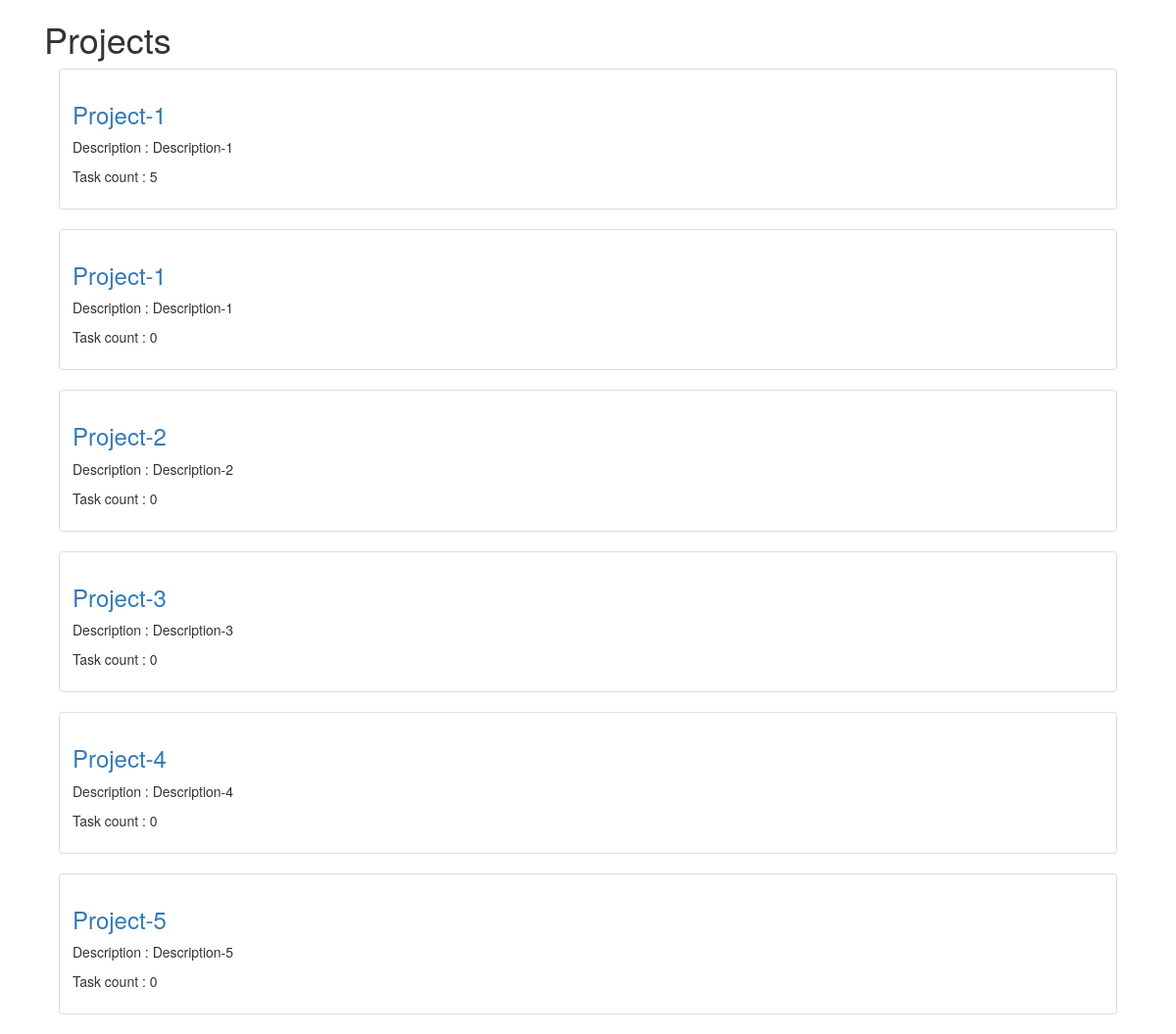
The app's page / (signed in) with its own data.
### project/models.py (models this page shows, shortened)
class Project(models.Model):
    id = models.AutoField(primary_key=True)
    name = models.CharField(max_length=75)
    description = models.TextField(blank=True, null=True)
    created_by = models.ForeignKey(
        User, related_name='user_projects',on_delete=models.CASCADE
    )
    members = models.ManyToManyField(User)
    start_date = models.DateField()
    end_date = models.DateField(blank=True, null=True)
    created_date = models.DateTimeField(auto_now_add=True)
    modified_date = models.DateTimeField(auto_now=True)

### project/views.py (the view)
# urls.py: url('^$', views.ProjectListing.as_view(), name='project_listing'),
@method_decorator(login_required, name='dispatch')
class ProjectListing(View):
    @staticmethod
    def get(request):
        projects = Project.objects.annotate(
            task_count=Count('task')
        )
        return render(
            request, 'project/project_listing.html', {'projects': projects}
        )

### templates/project/project_listing.html (shortened to what this page needs)
{% extends 'base.html' %}
{% block content %}
    <div class="col-sm-12">
        <div class="row">
        {% if projects.count == 0 %}
            <div><h1>No projects</h1></div>
        {% else %}
            <div><h1>Projects</h1></div>
            {% for project in projects %}
                <div class="col-sm-12">
                    <div class="thumbnail">
                        <div class="caption">
                            <h3>
                                <a href="/project/{{ project.id }}">{{ project.name }}</a>
                            </h3>
                            <p>
                                Description : {{ project.description }}
                            </p>
                            <p>
                                Task count : {{ project.task_count }}
                            </p>
                        </div>
                    </div>
                </div>
            {% endfor %}
        {% endif %}
        </div>
    </div>
{% endblock content %}

### templates/base.html (shortened to what this page needs)
<!DOCTYPE html>
{% load staticfiles %}
<html lang="en">
<head>
    <link rel="stylesheet" href="https://maxcdn.bootstrapcdn.com/bootstrap/3.3.7/css/bootstrap.min.css">
</head>
<body>
<div class="container">
    <div class="container-fluid text-center">
        <div class="row content">
            <div class="col-sm-12 text-left">
                {% block content %}
                {% endblock content %}
            </div>
        </div>
    </div>
</div>
</body>
</html>

### records on screen
Project: name "Project-1", description "Description-1", task_count "5"
Project: name "Project-1", description "Description-1", task_count "0"
Project: name "Project-2", description "Description-2", task_count "0"
Project: name "Project-3", description "Description-3", task_count "0"
Project: name "Project-4", description "Description-4", task_count "0"
Project: name "Project-5", description "Description-5", task_count "0"
